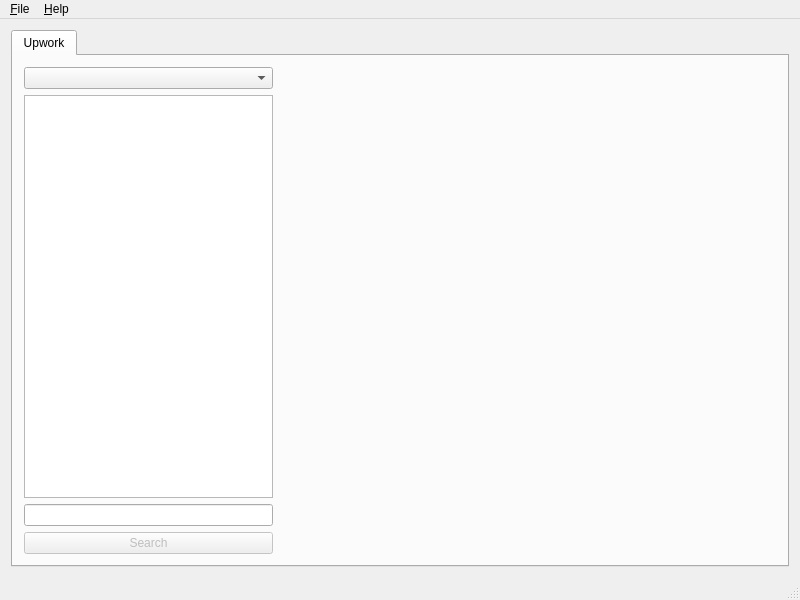
<?xml version="1.0" encoding="UTF-8"?>
<ui version="4.0">
 <class>MainWindow</class>
 <widget class="QMainWindow" name="MainWindow">
  <property name="geometry">
   <rect>
    <x>0</x>
    <y>0</y>
    <width>800</width>
    <height>600</height>
   </rect>
  </property>
  <property name="minimumSize">
   <size>
    <width>800</width>
    <height>600</height>
   </size>
  </property>
  <property name="windowTitle">
   <string>Freelance Navigator</string>
  </property>
  <widget class="QWidget" name="centralWidget">
   <layout class="QHBoxLayout" name="horizontalLayout">
    <item>
     <widget class="QTabWidget" name="tabWidget">
      <property name="currentIndex">
       <number>0</number>
      </property>
      <widget class="QWidget" name="upworkTab">
       <attribute name="title">
        <string>Upwork</string>
       </attribute>
       <layout class="QHBoxLayout" name="horizontalLayout_2" stretch="1,2">
        <item>
         <layout class="QVBoxLayout" name="upworkFiltersLayout">
          <item>
           <widget class="QComboBox" name="upworkCategoryComboBox"/>
          </item>
          <item>
           <widget class="QListWidget" name="upworkSubcategoryListWidget"/>
          </item>
          <item>
           <widget class="QLineEdit" name="upworkSearchLineEdit"/>
          </item>
          <item>
           <widget class="QPushButton" name="upworkSearchButton">
            <property name="enabled">
             <bool>false</bool>
            </property>
            <property name="text">
             <string>Search</string>
            </property>
           </widget>
          </item>
         </layout>
        </item>
        <item>
         <widget class="FreelanceNavigator::Widgets::JobListWidget" name="upworkJobListWidget" native="true"/>
        </item>
       </layout>
      </widget>
     </widget>
    </item>
   </layout>
  </widget>
  <widget class="QMenuBar" name="menuBar">
   <property name="geometry">
    <rect>
     <x>0</x>
     <y>0</y>
     <width>800</width>
     <height>26</height>
    </rect>
   </property>
   <widget class="QMenu" name="menuFile">
    <property name="title">
     <string>&amp;File</string>
    </property>
    <addaction name="actionExit"/>
   </widget>
   <widget class="QMenu" name="menuHelp">
    <property name="title">
     <string>&amp;Help</string>
    </property>
    <addaction name="actionAbout"/>
   </widget>
   <addaction name="menuFile"/>
   <addaction name="menuHelp"/>
  </widget>
  <widget class="QStatusBar" name="statusBar"/>
  <action name="actionExit">
   <property name="text">
    <string>E&amp;xit</string>
   </property>
  </action>
  <action name="actionAbout">
   <property name="text">
    <string>About &amp;Freelance Navigator...</string>
   </property>
  </action>
 </widget>
 <layoutdefault spacing="6" margin="11"/>
 <customwidgets>
  <customwidget>
   <class>FreelanceNavigator::Widgets::JobListWidget</class>
   <extends>QWidget</extends>
   <header>Widgets/joblistwidget.h</header>
   <container>1</container>
  </customwidget>
 </customwidgets>
 <resources/>
 <connections/>
</ui>
